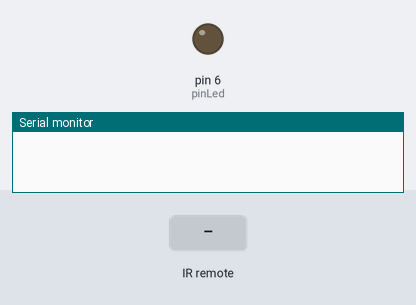
Simulated run of this sketch. Board: Arduino Uno, built with avr-gcc and run on an emulated ATmega328P. Parts: output pins drawn as LEDs (lit = HIGH), the last lines printed to the serial monitor. Inputs (shaded band) come from the test bench.

Above: at 1.2 s.
1.3 s: infrared code 0xFF6897 received
At 1.7 s:
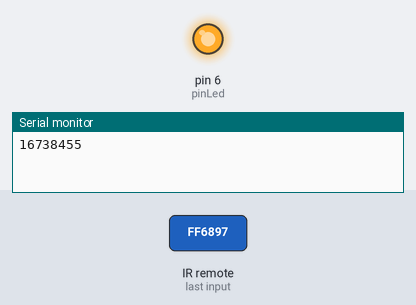
Timing chart, 0 to 4.3 s (numbered marks = the images above; inputs shaded):
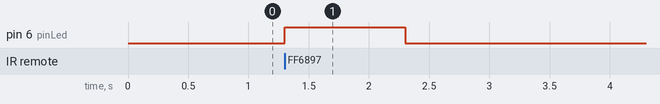

The sketch:

2_test_LED.ino
```cpp
#include <IRremote.h>

long val;
int IRpin = A5;
int pinLed = 6;

IRrecv irrecv(IRpin);
decode_results results;

void setup()
{
  Serial.begin(9600);
  irrecv.enableIRIn(); // Démarrer la réception
  pinMode(pinLed,OUTPUT);
}

void loop()
{
  if (irrecv.decode(&results)==1)
    {
      val = results.value;
      Serial.println(val,DEC); // Emet vers la liaison série 'results.value'
      irrecv.resume();     // Attente de la prochaine valeur
    };


  if (val == 16738455){ // Code pour touche 0
    digitalWrite(pinLed, HIGH);
    delay(1000);
    digitalWrite(pinLed, LOW);
    val = 0;
  };
}
```

Measured:
- after the input at 1.3 s, pin 6 (pinLed): LOW → HIGH at once, → LOW 1.0 s later
